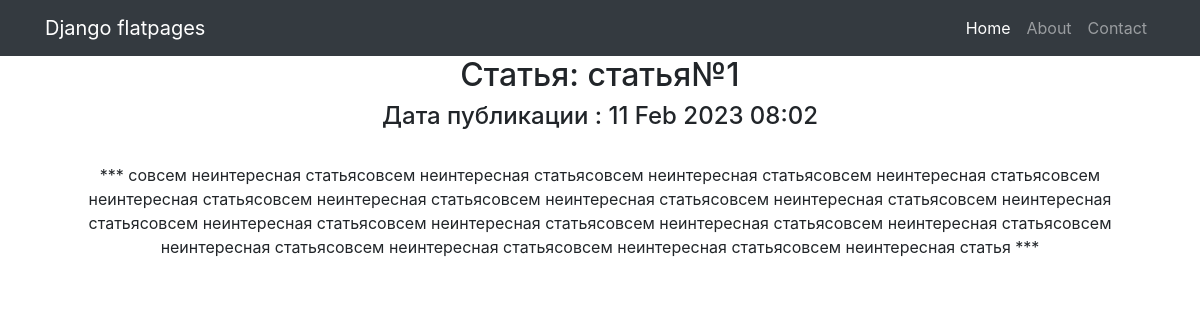
Screenshot of /news/1 with the database file from the repository.
### news/models.py (models this page shows, shortened)
class Post(models.Model):
    author = models.ForeignKey(Author, on_delete=models.CASCADE)
    NEWS = 'NW'
    ARTICLE = 'AR'
    CATEGORY_CHOICES = (
        (NEWS, 'Новость'),
        (ARTICLE, 'Статаья'),
    )
    categoryType = models.CharField(max_length=2, choices=CATEGORY_CHOICES, default=ARTICLE)
    dateCreat = models.DateTimeField(auto_now_add=True)
    postCategory = models.ManyToManyField(Category, through='PostCategory')
    title = models.CharField(max_length=128)
    text = models.TextField()
    rating = models.SmallIntegerField(default=0)

### news/views.py (the view)
# urls.py: path('<int:pk>', PostDetail.as_view()),  # pk — это первичный ключ товара, который будет выводиться у нас в шаблон
class PostDetail(DetailView):
    model = Post # модель всё та же, но мы хотим получать детали конкретно отдельного товара
    template_name = 'post.html' # название шаблона будет product.html
    context_object_name = 'post' # название объекта

### news/templatetags/censor_filters.py (called while the page is built)
@register.filter(name='censor') # регистрируем наш фильтр под именем censor, чтоб django понимал, что это именно фильтр, а не простая функция
def censor(testText):
    for word in bad_words:
        testText = testText.lower().replace(word.lower(), '***') # ищем в переданном тексте слова из списка bad_words и меняем их на ***
    return testText

### templates/post.html (shortened to what this page needs)
{% extends 'flatpages/default.html' %}
{% load censor_filters %}
{% block content %}
<h2>Статья: {{ post.title|censor }}</h2>
<h4>Дата публикации : {{ post.dateCreat|date:'d M Y h:m' }}</h4>
<br>
{{ post.text|censor }}
{% endblock content %}

### rows the page displays
Post: title|censor "статья№1", dateCreat "11 Feb 2023 08:02", text|censor "*** совсем неинтересная статьясовсем неинтересная статьясовсем неинтересная статьясовсем неинтересная статьясовсем неинтересная статьясовсем неинтересная статьясовсем неинтересная статьясовсем неинтересная статьясовсем неинтересная статьясовсем неинтересная статьясовсем неинтересная статьясовсем неинтересная статьясовсем неинтересная статьясовсем неинтересная статьясовсем неинтересная статьясовсем неинтересная статьясовсем неинтересная статья ***"
